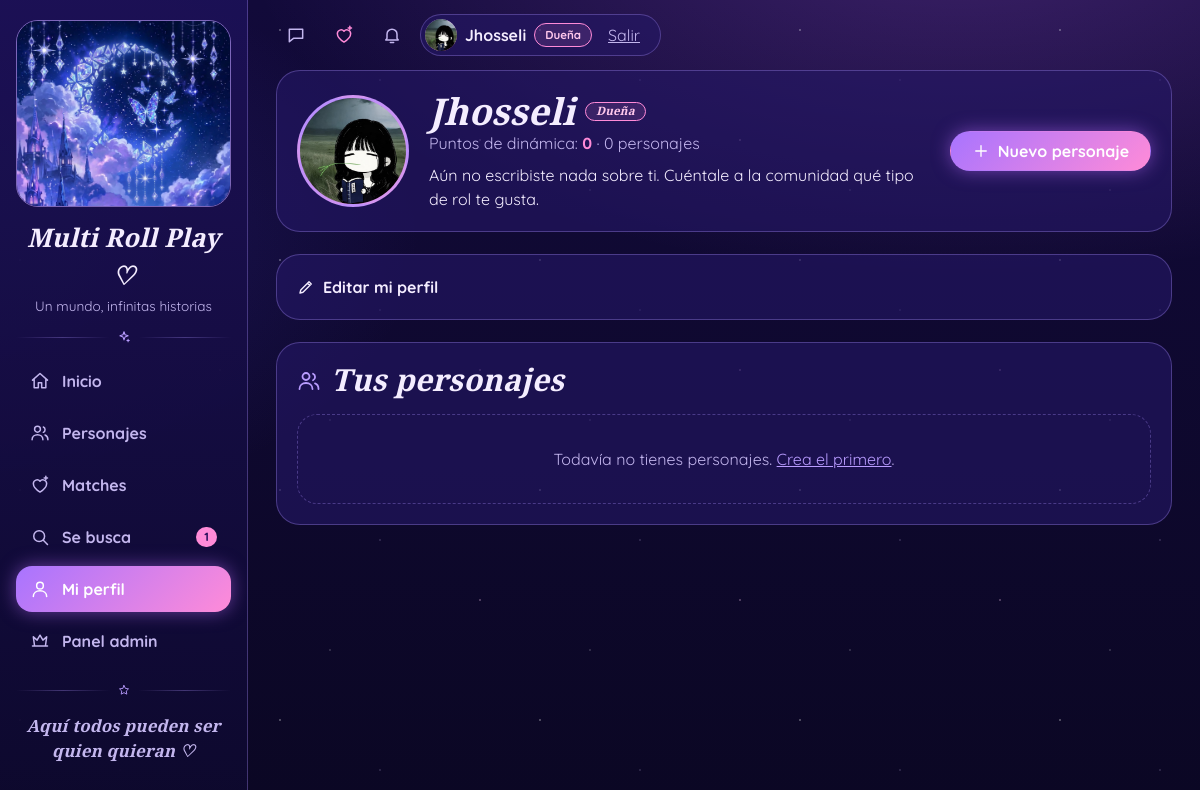
Screenshot of /profile (signed in) with the database file from the repository.
### app.py (models this page shows)
class Usuario(UserMixin, db.Model):
    id = db.Column(db.Integer, primary_key=True)
    username = db.Column(db.String(80), unique=True, nullable=False)
    password_hash = db.Column(db.String(200), nullable=False)
    role = db.Column(db.String(20), default='user')       # 'user', 'admin', 'owner' (dueña) o 'creator' (creadora)
    puntos = db.Column(db.Integer, default=0)
    is_approved = db.Column(db.Boolean, default=False)         # lo aprueba un admin
    foto_url = db.Column(db.String(300), nullable=True)        # foto de perfil
    bio = db.Column(db.String(300), nullable=True)             # presentación breve
    personajes = db.relationship('Personaje', backref='dueno', lazy=True, cascade='save-update, merge')
    solicitudes = db.relationship('Solicitud', backref='autor', lazy=True,
                                  cascade='all, delete-orphan')
    @property
    def es_dueno(self):          # nivel máximo: la dueña del grupo y la creadora tienen los mismos permisos
        return self.role in ('owner', 'creator')
    @property
    def es_admin(self):          # el nivel máximo también tiene poderes de admin
        return self.role in ('admin', 'owner', 'creator')
    @property
    def etiqueta_rol(self):
        return ('Creadora' if self.role == 'creator' else 'Dueña' if self.role == 'owner'
                else 'Admin' if self.es_admin else 'Rolero')

### app.py (the view)
@app.route('/profile')
@login_required
def profile():
    return render_template('profile.html', personajes=current_user.personajes)

### app.py (called while the page is built)
@login_manager.user_loader
def load_user(user_id):
    return db.session.get(Usuario, int(user_id))

def listar_pistas():
    carpeta = os.path.join(BASE_DIR, 'static', 'audio')
    try:
        nombres = sorted(f for f in os.listdir(carpeta) if f.lower().endswith(('.mp3', '.ogg', '.m4a', '.wav')))
    except OSError:
        nombres = []
    pistas = []
    for f in nombres:
        titulo = re.sub(r'^\d+[_\-\s]*', '', os.path.splitext(f)[0]).replace('_', ' ').strip()
        pistas.append({'archivo': url_for('static', filename='audio/' + f), 'titulo': titulo.capitalize() or f})
    return pistas

def avatar(usuario, clase=''):
    if usuario is not None and getattr(usuario, 'foto_url', None):
        return Markup('<img class="avatar %s" src="%s" alt="" loading="lazy">') % (clase, usuario.foto_url)
    inicial = (getattr(usuario, 'username', '?') or '?')[0].upper()
    return Markup('<span class="avatar %s">%s</span>') % (clase, inicial)

def csrf_token():
    if '_csrf' not in session:
        session['_csrf'] = secrets.token_hex(16)
    return session['_csrf']

@app.before_request
def proteger_csrf():
    if request.method == 'POST':
        enviado = request.form.get('_csrf') or request.headers.get('X-CSRF-Token', '')
        if not hmac.compare_digest(session.get('_csrf', '').encode(), enviado.encode()):
            abort(400)

### iconos.py (called while the page is built)
def ico(nombre, tam=20, clase=''):
    d = _P.get(nombre)
    if d is None:
        return Markup('')
    relleno = 'currentColor' if nombre in _RELLENOS else 'none'
    return Markup(
        f'<svg class="ico {clase}" width="{tam}" height="{tam}" viewBox="0 0 24 24" fill="{relleno}" '
        f'stroke="currentColor" stroke-width="1.8" stroke-linecap="round" stroke-linejoin="round" '
        f'aria-hidden="true" focusable="false"><path d="{d}"/></svg>')

### templates/profile.html (shortened to what this page needs)
{% extends "base.html" %}
{% from "_tarjeta.html" import tarjeta with context %}
{% block content %}
<section class="panel perfil-cab">
  {{ avatar(current_user, 'avatar-xl') }}
  <div class="perfil-datos">
    <h1 class="cursivo perfil-nombre">{{ current_user.username }}
      {% if current_user.es_admin %}<span class="insignia {{ 'insignia-dueno' if current_user.es_dueno else 'insignia-admin' }}">{{ current_user.etiqueta_rol }}</span>{% endif %}</h1>
    <div class="suave">Puntos de dinámica: <b class="podio-puntos">{{ current_user.puntos or 0 }}</b> · {{ personajes|length }} personaje{{ '' if personajes|length == 1 else 's' }}</div>
    <p class="perfil-bio">{{ current_user.bio or 'Aún no escribiste nada sobre ti. Cuéntale a la comunidad qué tipo de rol te gusta.' }}</p>
  </div>
  <a class="btn btn-neon" href="{{ url_for('personaje_nuevo') }}">{{ ico('plus', 18) }}Nuevo personaje</a>
</section>
<section class="panel seccion">
  <details class="filtros-det" {% if request.args.get('editar') %}open{% endif %}>
    <summary class="filtros-resumen">{{ ico('edit', 18) }}Editar mi perfil</summary>
  </details>
</section>
<section class="panel seccion">
  <h2 class="titulo-seccion cursivo" style="margin-bottom:16px">{{ ico('users', 24) }}Tus personajes</h2>
  {% if personajes %}
    <div class="pj-grid">
      {% for pj in personajes %}{{ tarjeta(pj, propio=true) }}{% endfor %}
    </div>
  {% else %}
    <div class="vacio">Todavía no tienes personajes. <a class="enlace" href="{{ url_for('personaje_nuevo') }}">Crea el primero</a>.</div>
  {% endif %}
</section>
{% endblock %}

### templates/base.html (shortened to what this page needs)
<!DOCTYPE html>
<html lang="es">
<head>
  <link rel="stylesheet" href="{{ url_for('static', filename='css/style.css') }}">
</head>
<body data-csrf="{{ csrf_token() }}">
{% set ep = request.endpoint %}
<div class="app">
  <aside id="menu" class="sidebar">
    <a href="{{ url_for('home') }}" class="logo-marco" aria-label="Inicio">
      <img src="{{ url_for('static', filename='img/logo.jpg') }}" alt="">
    </a>
    <div class="text-center mt-3">
      <div class="cursivo marca-nombre">{{ NOMBRE_SITIO }} ♡</div>
      <div class="suave" style="font-size:.85rem">{{ LEMA_SITIO }}</div>
    </div>
    <div class="divisor">{{ ico('sparkle', 14) }}</div>
    <nav>
      <a class="nav-link {{ 'activo' if ep == 'home' }}" href="{{ url_for('home') }}">{{ ico('home') }}Inicio</a>
      {% if current_user.is_authenticated %}
      <a class="nav-link {{ 'activo' if ep in ('personajes', 'personaje') }}" href="{{ url_for('personajes') }}">{{ ico('users') }}Personajes</a>
      <a class="nav-link {{ 'activo' if ep in ('descubrir', 'matches', 'conexiones', 'chat') }}" href="{{ url_for('matches') if matches_nuevos else url_for('descubrir') }}">{{ ico('heart-spark') }}Matches
        {% if matches_nuevos %}<span class="contador">{{ matches_nuevos }}</span>{% endif %}</a>
      <a class="nav-link {{ 'activo' if ep == 'solicitados' }}" href="{{ url_for('solicitados') }}">{{ ico('search') }}Se busca
        {% if busquedas_abiertas %}<span class="contador">{{ busquedas_abiertas }}</span>{% endif %}</a>
      <a class="nav-link {{ 'activo' if ep in ('profile', 'perfil_usuario', 'personaje_nuevo', 'personaje_editar') }}" href="{{ url_for('profile') }}">{{ ico('user') }}Mi perfil</a>
      {% if current_user.es_admin %}
      <a class="nav-link {{ 'activo' if ep == 'admin' }}" href="{{ url_for('admin') }}">{{ ico('crown') }}Panel admin</a>
      {% endif %}
      {% else %}
      <a class="nav-link {{ 'activo' if ep == 'login' }}" href="{{ url_for('login') }}">{{ ico('user') }}Entrar</a>
      <a class="nav-link {{ 'activo' if ep == 'register' }}" href="{{ url_for('register') }}">{{ ico('sparkle') }}Registrarse</a>
      {% endif %}
    </nav>
    <div style="margin-top:auto">
      <div class="divisor">{{ ico('star', 12) }}</div>
      <p class="suave text-center cursivo" style="font-size:1.05rem">Aquí todos pueden ser quien quieran ♡</p>
    </div>
  </aside>
  <div class="contenido">
    <header class="topbar">
      {% set pistas = listar_pistas() %}
      {% if current_user.is_authenticated %}
        <button type="button" class="icono-btn" id="chat-btn" aria-label="Mensajes{% if chat_sin_leer %} ({{ chat_sin_leer }} sin leer){% endif %}" title="Mensajes" aria-controls="chat-dock" aria-expanded="false">
          {{ ico('message', 20) }}<span class="contador contador-btn" id="chat-contador" {% if not chat_sin_leer %}hidden{% endif %}>{{ chat_sin_leer }}</span></button>
        <a href="{{ url_for('matches') }}" class="icono-btn corazon" aria-label="Matches{% if matches_nuevos %} ({{ matches_nuevos }} nuevos){% endif %}" title="Matches">
          {{ ico('heart-spark', 20) }}{% if matches_nuevos %}<span class="punto"></span>{% endif %}</a>
        <a href="{{ url_for('conexiones') }}" class="icono-btn" aria-label="Solicitudes{% if solicitudes_pendientes %} ({{ solicitudes_pendientes }} nuevas){% endif %}" title="Solicitudes">
          {{ ico('bell', 20) }}{% if solicitudes_pendientes %}<span class="punto"></span>{% endif %}</a>
        <div class="pastilla-usuario">
          <a href="{{ url_for('profile') }}" class="pastilla-perfil" aria-label="Mi perfil">
            {{ avatar(current_user, 'avatar-sm') }}
            <span class="pastilla-nombre">{{ current_user.username }}</span>
            {% if current_user.es_admin %}<span class="insignia {{ 'insignia-dueno' if current_user.es_dueno else 'insignia-admin' }}">{{ current_user.etiqueta_rol }}</span>{% endif %}
          </a>
          <form method="post" action="{{ url_for('logout') }}" style="display:inline">
            <button class="enlace-salir">Salir</button>
          </form>
        </div>
      {% endif %}
    </header>
    <main>
      {% block content %}{% endblock %}
    </main>
  </div>
</div>
</body>
</html>

### rows the page displays
Usuario: foto_url (picture), username "Jhosseli", etiqueta_rol "Dueña", puntos "0", bio "Aún no escribiste nada sobre ti. Cuéntale a la comunidad qué tipo de rol te gusta."

### other values shown
{{ NOMBRE_SITIO }} "Multi Roll Play"
{{ LEMA_SITIO }} "Un mundo, infinitas historias"
{{ busquedas_abiertas }} "1"
{{ personajes|length }} "0"
{{ '' if personajes|length == 1 else 's' }} "s"
